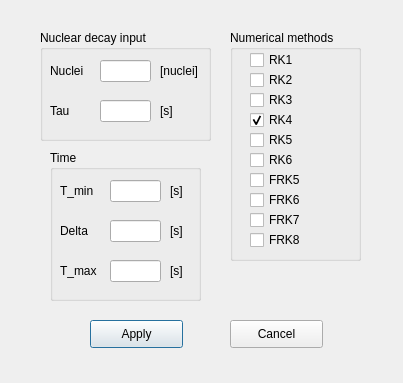
<?xml version="1.0" encoding="UTF-8"?>
<ui version="4.0">
 <class>InputWindow</class>
 <widget class="QDialog" name="InputWindow">
  <property name="geometry">
   <rect>
    <x>0</x>
    <y>0</y>
    <width>403</width>
    <height>383</height>
   </rect>
  </property>
  <property name="windowTitle">
   <string>Input</string>
  </property>
  <widget class="QPushButton" name="apply">
   <property name="geometry">
    <rect>
     <x>90</x>
     <y>320</y>
     <width>93</width>
     <height>28</height>
    </rect>
   </property>
   <property name="text">
    <string>Apply</string>
   </property>
  </widget>
  <widget class="QPushButton" name="cancel">
   <property name="geometry">
    <rect>
     <x>230</x>
     <y>320</y>
     <width>93</width>
     <height>28</height>
    </rect>
   </property>
   <property name="text">
    <string>Cancel</string>
   </property>
  </widget>
  <widget class="QGroupBox" name="groupBox">
   <property name="geometry">
    <rect>
     <x>50</x>
     <y>150</y>
     <width>151</width>
     <height>151</height>
    </rect>
   </property>
   <property name="title">
    <string>Time</string>
   </property>
   <widget class="QLabel" name="label_t_min">
    <property name="geometry">
     <rect>
      <x>10</x>
      <y>30</y>
      <width>41</width>
      <height>21</height>
     </rect>
    </property>
    <property name="text">
     <string>T_min</string>
    </property>
   </widget>
   <widget class="QLineEdit" name="line_t_min">
    <property name="geometry">
     <rect>
      <x>60</x>
      <y>30</y>
      <width>51</width>
      <height>22</height>
     </rect>
    </property>
   </widget>
   <widget class="QLabel" name="label_s">
    <property name="geometry">
     <rect>
      <x>120</x>
      <y>30</y>
      <width>21</width>
      <height>21</height>
     </rect>
    </property>
    <property name="text">
     <string>[s]</string>
    </property>
   </widget>
   <widget class="QLabel" name="label_delta">
    <property name="geometry">
     <rect>
      <x>10</x>
      <y>70</y>
      <width>41</width>
      <height>21</height>
     </rect>
    </property>
    <property name="text">
     <string>Delta</string>
    </property>
   </widget>
   <widget class="QLabel" name="label_s2">
    <property name="geometry">
     <rect>
      <x>120</x>
      <y>70</y>
      <width>21</width>
      <height>21</height>
     </rect>
    </property>
    <property name="text">
     <string>[s]</string>
    </property>
   </widget>
   <widget class="QLineEdit" name="line_delta">
    <property name="geometry">
     <rect>
      <x>60</x>
      <y>70</y>
      <width>51</width>
      <height>22</height>
     </rect>
    </property>
   </widget>
   <widget class="QLineEdit" name="line_t_max">
    <property name="geometry">
     <rect>
      <x>60</x>
      <y>110</y>
      <width>51</width>
      <height>22</height>
     </rect>
    </property>
   </widget>
   <widget class="QLabel" name="label_t_max">
    <property name="geometry">
     <rect>
      <x>10</x>
      <y>110</y>
      <width>41</width>
      <height>21</height>
     </rect>
    </property>
    <property name="text">
     <string>T_max</string>
    </property>
   </widget>
   <widget class="QLabel" name="label_s3">
    <property name="geometry">
     <rect>
      <x>120</x>
      <y>110</y>
      <width>21</width>
      <height>21</height>
     </rect>
    </property>
    <property name="text">
     <string>[s]</string>
    </property>
   </widget>
  </widget>
  <widget class="QGroupBox" name="groupBox_2">
   <property name="geometry">
    <rect>
     <x>40</x>
     <y>30</y>
     <width>171</width>
     <height>111</height>
    </rect>
   </property>
   <property name="title">
    <string>Nuclear decay input</string>
   </property>
   <widget class="QLabel" name="label_nuclei">
    <property name="geometry">
     <rect>
      <x>10</x>
      <y>30</y>
      <width>41</width>
      <height>21</height>
     </rect>
    </property>
    <property name="text">
     <string>Nuclei</string>
    </property>
   </widget>
   <widget class="QLabel" name="label_n">
    <property name="geometry">
     <rect>
      <x>120</x>
      <y>30</y>
      <width>51</width>
      <height>21</height>
     </rect>
    </property>
    <property name="text">
     <string>[nuclei]</string>
    </property>
   </widget>
   <widget class="QLineEdit" name="line_nuclei">
    <property name="geometry">
     <rect>
      <x>60</x>
      <y>30</y>
      <width>51</width>
      <height>22</height>
     </rect>
    </property>
   </widget>
   <widget class="QLabel" name="label_tau">
    <property name="geometry">
     <rect>
      <x>10</x>
      <y>70</y>
      <width>41</width>
      <height>21</height>
     </rect>
    </property>
    <property name="text">
     <string>Tau</string>
    </property>
   </widget>
   <widget class="QLabel" name="label_s_2">
    <property name="geometry">
     <rect>
      <x>120</x>
      <y>70</y>
      <width>21</width>
      <height>21</height>
     </rect>
    </property>
    <property name="text">
     <string>[s]</string>
    </property>
   </widget>
   <widget class="QLineEdit" name="line_tau">
    <property name="geometry">
     <rect>
      <x>60</x>
      <y>70</y>
      <width>51</width>
      <height>22</height>
     </rect>
    </property>
   </widget>
  </widget>
  <widget class="QGroupBox" name="groupBox_3">
   <property name="geometry">
    <rect>
     <x>230</x>
     <y>30</y>
     <width>131</width>
     <height>231</height>
    </rect>
   </property>
   <property name="title">
    <string>Numerical methods</string>
   </property>
   <widget class="QCheckBox" name="rk1">
    <property name="geometry">
     <rect>
      <x>20</x>
      <y>20</y>
      <width>81</width>
      <height>20</height>
     </rect>
    </property>
    <property name="text">
     <string>RK1</string>
    </property>
   </widget>
   <widget class="QCheckBox" name="rk2">
    <property name="geometry">
     <rect>
      <x>20</x>
      <y>40</y>
      <width>81</width>
      <height>20</height>
     </rect>
    </property>
    <property name="text">
     <string>RK2</string>
    </property>
   </widget>
   <widget class="QCheckBox" name="rk3">
    <property name="geometry">
     <rect>
      <x>20</x>
      <y>60</y>
      <width>81</width>
      <height>20</height>
     </rect>
    </property>
    <property name="text">
     <string>RK3</string>
    </property>
   </widget>
   <widget class="QCheckBox" name="rk4">
    <property name="geometry">
     <rect>
      <x>20</x>
      <y>80</y>
      <width>81</width>
      <height>20</height>
     </rect>
    </property>
    <property name="text">
     <string>RK4</string>
    </property>
    <property name="checked">
     <bool>true</bool>
    </property>
   </widget>
   <widget class="QCheckBox" name="rk5">
    <property name="geometry">
     <rect>
      <x>20</x>
      <y>100</y>
      <width>81</width>
      <height>20</height>
     </rect>
    </property>
    <property name="text">
     <string>RK5</string>
    </property>
   </widget>
   <widget class="QCheckBox" name="rk6">
    <property name="geometry">
     <rect>
      <x>20</x>
      <y>120</y>
      <width>81</width>
      <height>20</height>
     </rect>
    </property>
    <property name="text">
     <string>RK6</string>
    </property>
   </widget>
   <widget class="QCheckBox" name="frk5">
    <property name="geometry">
     <rect>
      <x>20</x>
      <y>140</y>
      <width>81</width>
      <height>20</height>
     </rect>
    </property>
    <property name="text">
     <string>FRK5</string>
    </property>
   </widget>
   <widget class="QCheckBox" name="frk6">
    <property name="geometry">
     <rect>
      <x>20</x>
      <y>160</y>
      <width>81</width>
      <height>20</height>
     </rect>
    </property>
    <property name="text">
     <string>FRK6</string>
    </property>
   </widget>
   <widget class="QCheckBox" name="frk7">
    <property name="geometry">
     <rect>
      <x>20</x>
      <y>180</y>
      <width>81</width>
      <height>20</height>
     </rect>
    </property>
    <property name="text">
     <string>FRK7</string>
    </property>
   </widget>
   <widget class="QCheckBox" name="frk8">
    <property name="geometry">
     <rect>
      <x>20</x>
      <y>200</y>
      <width>81</width>
      <height>20</height>
     </rect>
    </property>
    <property name="text">
     <string>FRK8</string>
    </property>
   </widget>
  </widget>
 </widget>
 <resources/>
 <connections/>
</ui>
